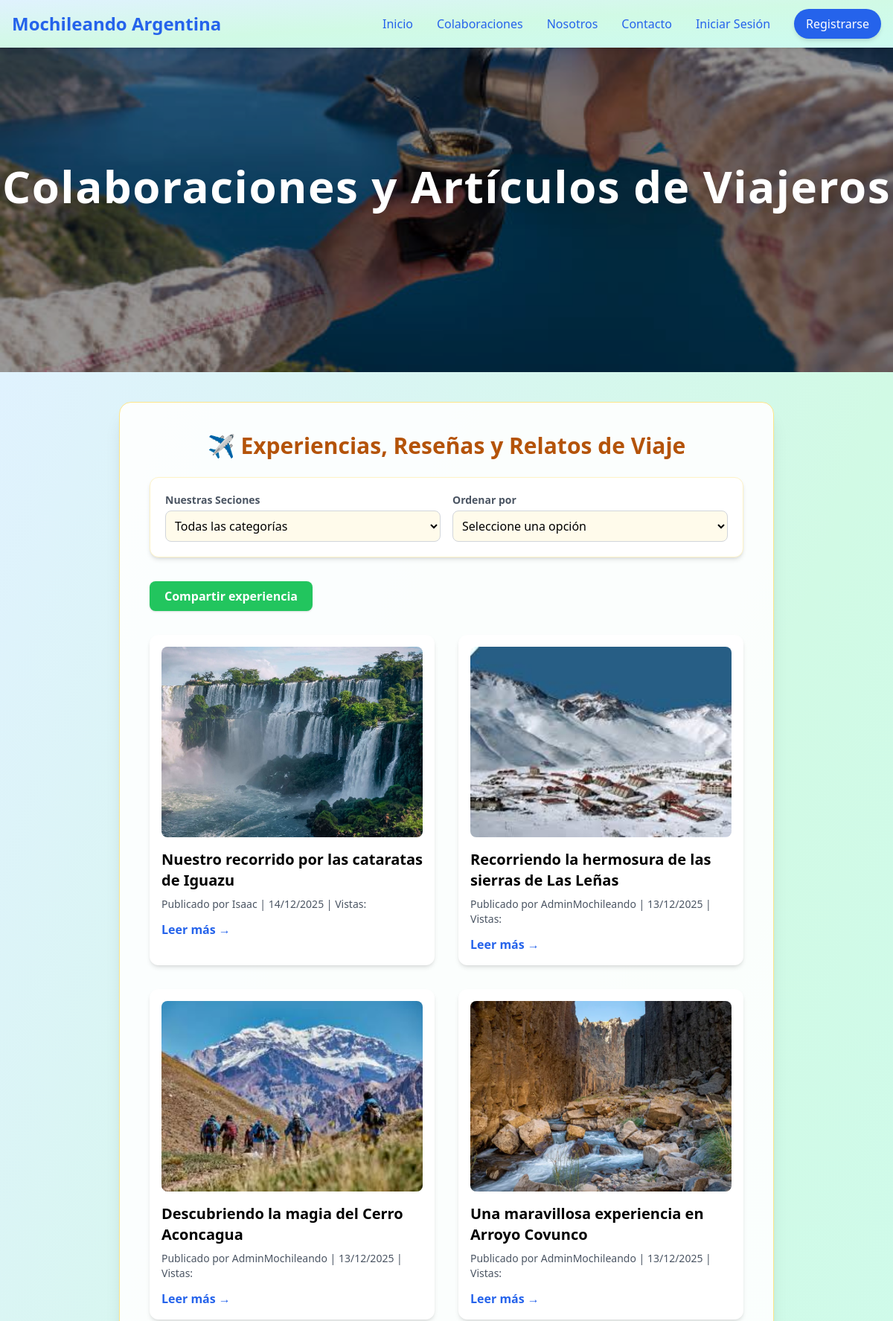
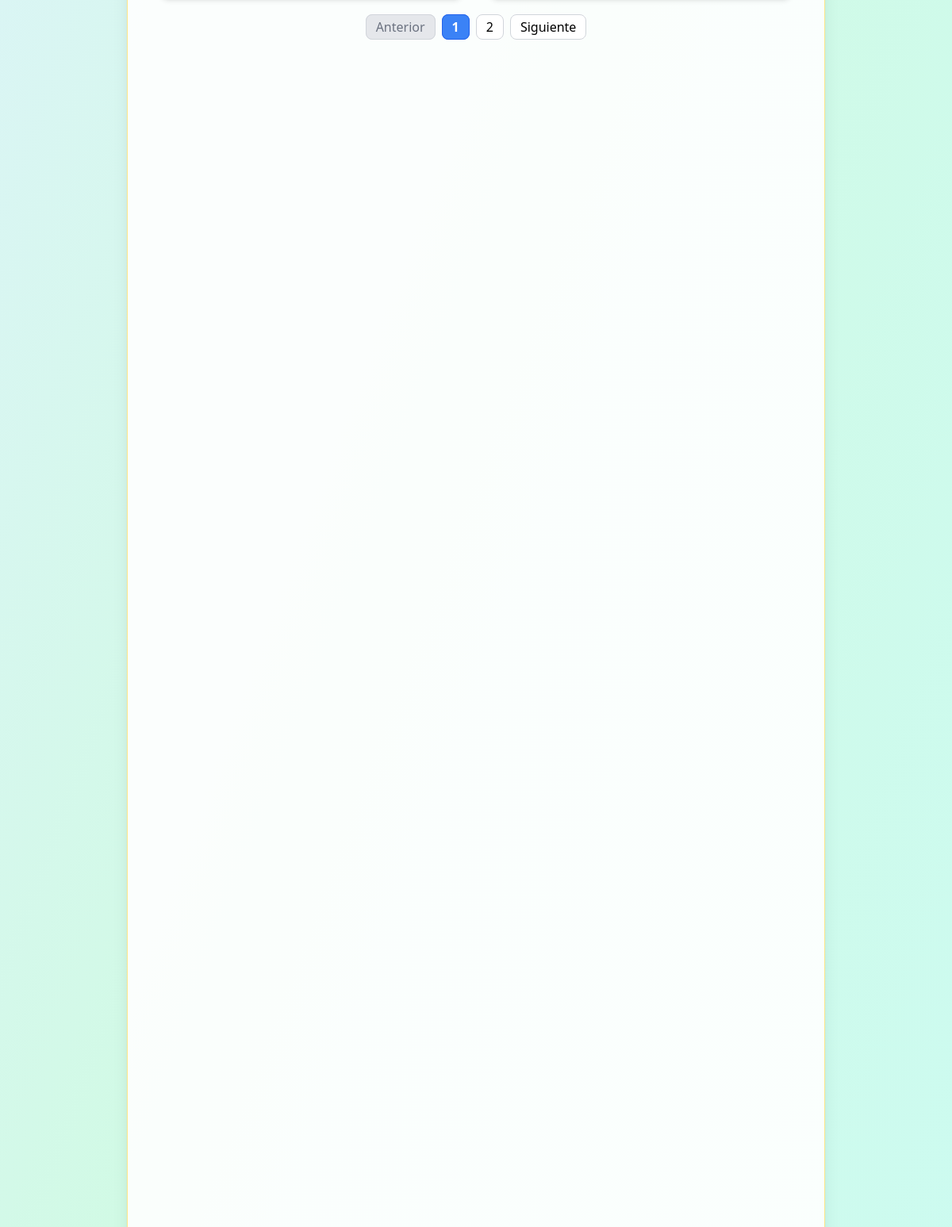
Screenshot of /posts/articulos/ with the database file from the repository (2 pictures, top to bottom).
### apps/posts/models.py (models this page shows, shortened)
class Articulo(models.Model):
    titulo = models.CharField(max_length=200)
    contenido = models.TextField()
    categoria = models.ForeignKey(Categoria, on_delete=models.SET_NULL, null=True)
    autor = models.ForeignKey(User, on_delete=models.CASCADE, related_name='articulos')
    fecha_publicacion = models.DateTimeField(auto_now_add=True)
    visitas = models.PositiveIntegerField(default=0)
    destacado = models.BooleanField(default=False)
    class Meta:
        ordering = ['-fecha_publicacion']

class ImagenArticulo(models.Model):
    articulo = models.ForeignKey(Articulo, on_delete=models.CASCADE, related_name='imagenes')
    imagen = models.ImageField(upload_to='articulos/imagenes/')
    class Meta:
        verbose_name = "Imagen de Artículo"
        verbose_name_plural = "Imágenes de Artículo"

### apps/usuarios/models.py (models this page shows, shortened)
class Usuario(AbstractUser):
    email = models.EmailField(unique=True)
    telefono = models.CharField(max_length=20, null=True, blank=True)
    avatar = models.ImageField(upload_to='avatars/', default='avatars/default.webp', null=True, blank=True)
    pass

### apps/posts/views.py (the view)
# urls.py: path('articulos/', ArticuloListView.as_view(), name='ListaColaboraciones'),
class ArticuloListView(ListView):
    model = Articulo
    template_name = 'posts/ListaColaboraciones.html'
    context_object_name = 'articulos'
    paginate_by = 4
    def get_queryset(self):
        queryset = super().get_queryset()
        queryset = queryset.select_related("categoria", "autor").prefetch_related("imagenes")
        queryset = queryset.order_by('-fecha_publicacion')
        categoria_id = self.request.GET.get('categoria')
        ordenar_por = self.request.GET.get('ordenar_por')
        if categoria_id:
            queryset = queryset.filter(categoria_id=categoria_id)
        if ordenar_por == 'mas_recientes':
            queryset = queryset.order_by('vistas')
        elif ordenar_por == 'mas_vistos':
            queryset = queryset.order_by('-vistas')
        elif ordenar_por == 'fecha_ascendente':
            queryset = queryset.order_by('fecha_publicacion')
        elif ordenar_por == 'fecha_descendente':
            queryset = queryset.order_by('-fecha_publicacion')
        return queryset
    def get_context_data(self, **kwargs):
        context = super().get_context_data(**kwargs)
        context['categorias'] = Categoria.objects.all()
        return context

### templates/posts/ListaColaboraciones.html (shortened to what this page needs)
{% extends 'layouts/general-layout.html' %}
{% load static %}
{% block banner %}
<section class="relative w-full h-[320px] md:h-[420px] lg:h-[500px] overflow-hidden ">
  <img src="{% static 'img/BannerColaboraciones.jpg' %}" alt="Banner principal del sitio" fetchpriority="high" loading="eager"
    class="w-full h-full object-cover mt-3">
  <div class="absolute inset-0 flex items-center justify-center bg-black/40">
    <h1 class="text-white text-4xl md:text-6xl font-extrabold tracking-wide drop-shadow-xl">
      Colaboraciones y Artículos de Viajeros
    </h1>
  </div>
</section>
{% endblock banner %}
{% block content %}
<div class="container">
  <h1 class="text-3xl font-bold text-center text-amber-700 mb-6 flex items-center justify-center gap-2">
    ✈️ Experiencias, Reseñas y Relatos de Viaje
  </h1>
  <div class="bg-white shadow-md rounded-xl p-5 border border-amber-100 mb-8">
    <form method="get" class="grid grid-cols-1 md:grid-cols-2 gap-4">
      <div>
        <label class="block text-sm text-gray-600 mb-1 font-semibold">
          Nuestras Seciones
        </label>
        <select
        name="categoria"
        onchange="this.form.submit()"
        class="w-full p-2 rounded-lg border border-gray-300 focus:ring-2 focus:ring-amber-400 focus:outline-none bg-amber-50"
      >
        <option value="">Todas las categorías</option>
      </select>
      </div>
      <div>
        <label class="block text-sm text-gray-600 mb-1 font-semibold">
          Ordenar por
        </label>
        <select name="ordenar_por" onchange="this.form.submit()"
          class="w-full p-2 rounded-lg border border-gray-300 focus:ring-2 focus:ring-amber-400 focus:outline-none bg-amber-50">
          <option value="">Seleccione una opción</option>
        </select>
      </div>
    </form>
  </div>
  <div class="mt-6">
    {% if user.is_authenticated %}
    <a href="{% url 'posts:articulo_crear' %}"
      class="inline-block px-5 py-2 bg-green-500 hover:bg-green-600 text-white font-bold rounded-lg shadow transition">
      Compartir experiencia
    </a>
    {% else %}
    <a href="{% url 'usuarios:login' %}?next={% url 'posts:articulo_crear' %}"
      class="inline-block px-5 py-2 bg-green-500 hover:bg-green-600 text-white font-bold rounded-lg shadow transition">
      Compartir experiencia
    </a>
    {% endif %}
  </div>
  <div class="grid grid-cols-1 md:grid-cols-2 gap-8 mt-8">
    {% for articulo in articulos %}
    <div class="bg-white shadow-md rounded-xl p-4 hover:shadow-lg transition">
      {% if articulo.imagenes.all %}
      <img src="{{ articulo.imagenes.all.0.imagen.url }}" alt="{{ articulo.titulo }}"
        class="w-full h-64 object-cover rounded-lg mb-4">
      {% endif %}
      <h2 class="text-xl font-semibold mb-2">
        <a href="{% url 'posts:articulo_detalle' articulo.pk %}" class="hover:text-blue-600">
          {{ articulo.titulo }}
        </a>
      </h2>
      <p class="text-sm text-gray-600 mb-3">
        Publicado por {{ articulo.autor.username }} |
        {{ articulo.fecha_publicacion|date:"d/m/Y" }} |
        Vistas: {{ articulo.vistas }}
      </p>
      <a href="{% url 'posts:articulo_detalle' articulo.pk %}" class="text-blue-600 hover:underline font-semibold">
        Leer más →
      </a>
    </div>
    {% empty %}
    <p>No hay artículos para mostrar por ahora. ¡Sé el primero en compartir tu experiencia viajera!</p>
    {% endfor %}
  </div>
  {% if is_paginated %}
  <nav class="mt-6">
    <ul class="flex items-center justify-center space-x-2">
      {% if page_obj.has_previous %}
      <li>
        <a href="?page={{ page_obj.previous_page_number }}"
          class="px-3 py-1 bg-white border border-gray-300 rounded-lg hover:bg-gray-100">
          Anterior
        </a>
      </li>
      {% else %}
      <li>
        <span class="px-3 py-1 bg-gray-200 text-gray-500 border border-gray-300 rounded-lg cursor-not-allowed">
          Anterior
        </span>
      </li>
      {% endif %}
      {% for num in page_obj.paginator.page_range %}
      {% if num == page_obj.number %}
      <li>
        <span class="px-3 py-1 bg-blue-500 text-white border border-blue-600 rounded-lg font-semibold">
          {{ num }}
        </span>
      </li>
      {% else %}
      <li>
        <a href="?page={{ num }}" class="px-3 py-1 bg-white border border-gray-300 rounded-lg hover:bg-gray-100">
          {{ num }}
        </a>
      </li>
      {% endif %}
      {% endfor %}
      {% if page_obj.has_next %}
      <li>
        <a href="?page={{ page_obj.next_page_number }}"
          class="px-3 py-1 bg-white border border-gray-300 rounded-lg hover:bg-gray-100">
          Siguiente
        </a>
      </li>
      {% else %}
      <li>
        <span class="px-3 py-1 bg-gray-200 text-gray-500 border border-gray-300 rounded-lg cursor-not-allowed">
          Siguiente
        </span>
      </li>
      {% endif %}
    </ul>
  </nav>
  {% endif %}
</div>
</div>
{% endblock content %}

### templates/layouts/general-layout.html (shortened to what this page needs)
{% extends 'layouts/base-layout.html' %}
{% block content_layout %}
{% include 'components/commons/header.html' %}
<main class="flex justify-center min-h-[calc(100dvh_-_56px_-_56px)] px-4 md:px-10 lg:px-40
              bg-gradient-to-br from-sky-100 via-emerald-100 to-teal-100 py-10">
  <div class="container max-w-15xl bg-white/90 shadow-xl rounded-2xl p-6 md:p-10 border border-amber-200">
    {% block content %}{% endblock content %}
</main>
{% endblock content_layout %}

### templates/layouts/base-layout.html (shortened to what this page needs)
{% load static %}
<!DOCTYPE html>
<html lang="es">
<head>
  <link rel="stylesheet" href="https://cdnjs.cloudflare.com/ajax/libs/font-awesome/6.5.0/css/all.min.css">
  <script src="https://cdn.tailwindcss.com"></script>
</head>
<body>
  {% block banner %}
  {% endblock banner %}
  {% block content_layout %}
  {% endblock content_layout %}
</body>
</html>

### templates/components/commons/header.html
<header class="bg-gradient-to-br from-sky-100 via-emerald-100 to-teal-100 text-gray-800 shadow-md">
  <div class="max-w-7xl mx-auto px-4 md:px-6 lg:px-8  flex items-center justify-between">
    {% include 'components/ui/navbar.html' %}
  </div>
</header>

### templates/components/ui/navbar.html (shortened to what this page needs)
<nav
  class="fixed top-0 left-0 w-full bg-gradient-to-br from-sky-100 via-emerald-100 to-teal-100 text-gray-800 shadow-md z-50">
  <div class="max-w-7xl mx-auto px-4 flex items-center justify-between h-16">
    <a href="{% url 'index' %}" class="text-2xl font-bold text-blue-600 hover:text-blue-800 transition">
      Mochileando Argentina
    </a>
    <div id="nav-menu" class="hidden md:flex md:items-center md:gap-8">
      <a href="{% url 'index' %}" class="text-blue-600 hover:text-blue-800 font-medium transition">Inicio</a>
      <a href="{% url 'posts:ListaColaboraciones' %}"
        class="text-blue-600 hover:text-blue-800 font-medium transition">Colaboraciones</a>
      <a href="{% url 'nosotros' %}" class="text-blue-600 hover:text-blue-800 font-medium transition">Nosotros</a>
      <a href="{% url 'contacto' %}" class="text-blue-600 hover:text-blue-800 font-medium transition">Contacto</a>
      {% if user.is_authenticated %}
      <a href="{% url 'usuarios:perfil' %}"
        class="text-blue-600 hover:text-blue-800 font-medium transition">Perfil</a>
      <a href="{% url 'usuarios:logout' %}" class="text-blue-600 hover:text-blue-800 font-medium transition">Cerrar
        sesión</a>
      {% else %}
      <a href="{% url 'usuarios:login' %}" class="text-blue-600 hover:text-blue-800 font-medium transition">Iniciar
        Sesión</a>
      <a href="{% url 'usuarios:registro' %}"
        class="px-4 py-2 bg-blue-600 hover:bg-blue-700 text-white rounded-full font-medium shadow-md transition">Registrarse</a>
      {% endif %}
    </div>
  </div>
</nav>

### rows the page displays
Articulo: imagenes.all.0.imagen (picture), titulo "Nuestro recorrido por las cataratas de Iguazu", autor.username "Isaac", fecha_publicacion "14/12/2025"
Articulo: imagenes.all.0.imagen (picture), titulo "Recorriendo la hermosura de las sierras de Las Leñas", autor.username "AdminMochileando", fecha_publicacion "13/12/2025"
Articulo: imagenes.all.0.imagen (picture), titulo "Descubriendo la magia del Cerro Aconcagua", autor.username "AdminMochileando", fecha_publicacion "13/12/2025"
Articulo: imagenes.all.0.imagen (picture), titulo "Una maravillosa experiencia en Arroyo Covunco", autor.username "AdminMochileando", fecha_publicacion "13/12/2025"

### other values shown
{{ num }} "1"
{{ num }} "2"
